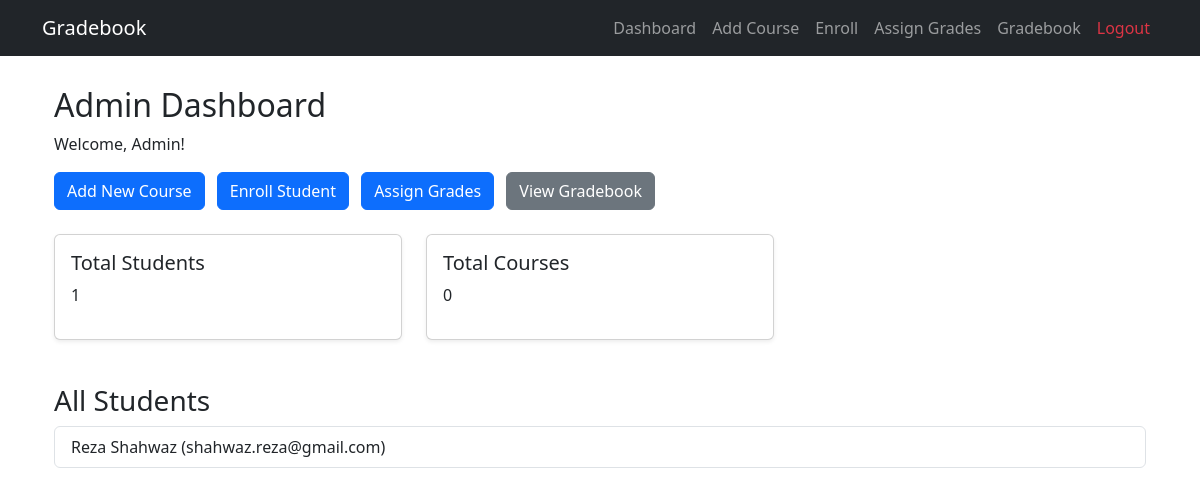
The page /admin/dashboard (signed in) on the database as committed earlier.
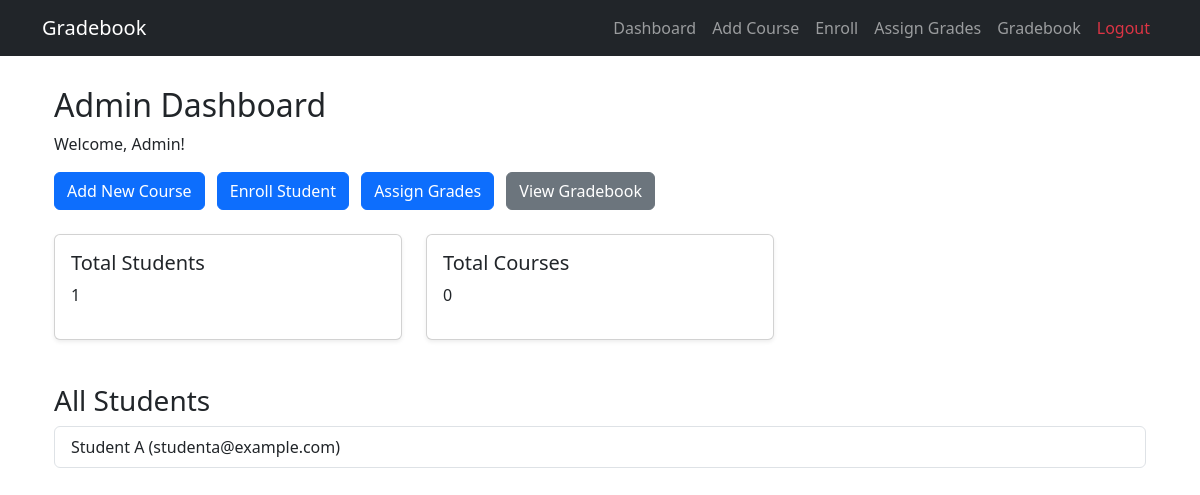
The same page on the database as committed later.
### tables this page shows
CREATE TABLE users (
            id INTEGER PRIMARY KEY AUTOINCREMENT,
            name TEXT NOT NULL,
            email TEXT UNIQUE NOT NULL,
            password TEXT NOT NULL,
            role TEXT NOT NULL   -- 'student' or 'admin'
        );

### app.py (the view)
@app.route("/admin/dashboard")
def admin_dashboard():
    if "user" not in session or session["user"][4] != "admin":
        return redirect("/")
    conn = sqlite3.connect("database.db")
    c = conn.cursor()
    c.execute("SELECT id, name, email FROM users WHERE role='student'")
    students = [{"id": row[0], "name": row[1], "email": row[2]}
                for row in c.fetchall()]
    conn.close()
    return render_template("admin_dashboard.html", students=students)

### templates/admin_dashboard.html
{% extends "base.html" %}
{% block content %}
<div class="container mt-4">
    <h2>Admin Dashboard</h2>
    <p>Welcome, {{ session['user'][1] }}!</p>
    <div class="mb-4">
        <a class="btn btn-primary btn-custom me-2" href="/admin/add_course">Add New Course</a>
        <a class="btn btn-primary btn-custom me-2" href="/admin/enroll_student">Enroll Student</a>
        <a class="btn btn-primary btn-custom me-2" href="/admin/assign_grade">Assign Grades</a>
        <a class="btn btn-secondary btn-custom" href="/admin/grades">View Gradebook</a>
    </div>
    <div class="row mb-4">
        <div class="col-md-4">
            <div class="card p-3 shadow-sm">
                <h5>Total Students</h5>
                <p>{{ students|length }}</p>
            </div>
        </div>
        <div class="col-md-4">
            <div class="card p-3 shadow-sm">
                <h5>Total Courses</h5>
                <p>{{ courses|length }}</p>
            </div>
        </div>
    </div>
    <h3>All Students</h3>
    <ul class="list-group">
        {% for student in students %}
        <li class="list-group-item">{{ student.name }} ({{ student.email }})</li>
        {% endfor %}
    </ul>
</div>
{% endblock %}

### templates/base.html (shortened to what this page needs)
<!DOCTYPE html>
<html>
<head>
    <link rel="stylesheet" href="https://cdn.jsdelivr.net/npm/bootstrap@5.3.2/dist/css/bootstrap.min.css">
    <link rel="stylesheet" href="{{ url_for('static', filename='css/style.css') }}">
    <link rel="stylesheet" href="https://cdn.jsdelivr.net/npm/bootstrap@5.3.2/dist/css/bootstrap.min.css">
</head>
<body>
    <nav class="navbar navbar-expand-lg navbar-dark bg-dark">
        <div class="container">
            <a class="navbar-brand" href="/">Gradebook</a>
            <ul class="navbar-nav ms-auto">
                {% if session.get("user") %}
                {% if session["user"][4] == "admin" %}
                <li class="nav-item">
                    <a class="nav-link" href="/admin/dashboard">Dashboard</a>
                </li>
                <li class="nav-item">
                    <a class="nav-link" href="/admin/add_course">Add Course</a>
                </li>
                <li class="nav-item">
                    <a class="nav-link" href="/admin/enroll_student">Enroll</a>
                </li>
                <li class="nav-item">
                    <a class="nav-link" href="/admin/assign_grade">Assign Grades</a>
                </li>
                <li class="nav-item">
                    <a class="nav-link" href="/admin/grades">Gradebook</a>
                </li>
                {% endif %}
                <li class="nav-item">
                    <a class="nav-link text-danger" href="/logout">Logout</a>
                </li>
                {% endif %}
            </ul>
        </div>
    </nav>
    <div class="container mt-4">
        {% block content %}
        {% endblock %}
    </div>
</body>
</html>

### statics/css/style.css (style rules this page uses)
body { background-color: #f4f6f8; font-family: 'Segoe UI', Tahoma, Geneva, Verdana, sans-serif; }
.navbar { margin-bottom: 30px; }
h2 { color: #333; margin-bottom: 20px; }
.card { margin-bottom: 20px; }
.btn-custom { background-color: #007bff; color: #fff; border-radius: 5px; }

Rows that differ between the two databases and show on the page:
removed users: name "Reza Shahwaz", email "shahwaz.reza@gmail.com"
added users: name "Student A", email "studenta@example.com"
